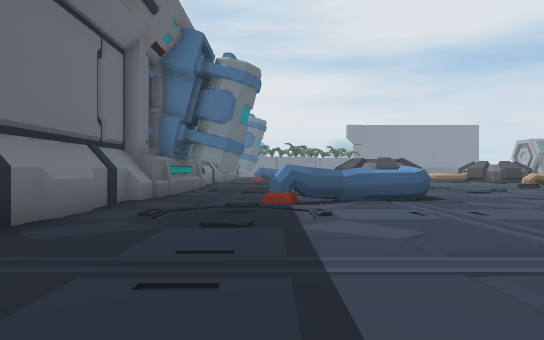
view 1 (above)

21 first-person views from a walk through a Unity game level. The camera is 1.2 m above the floor, looks level and sees 70° across. The floor is counted in squares, 2 m on a side. Each view is taken from the middle of a square. On the plan, view 1 faces up. The plan holds only what a view shows up to about 11 squares ahead; the rest is blank. The place goes on beyond the plan.

view 2
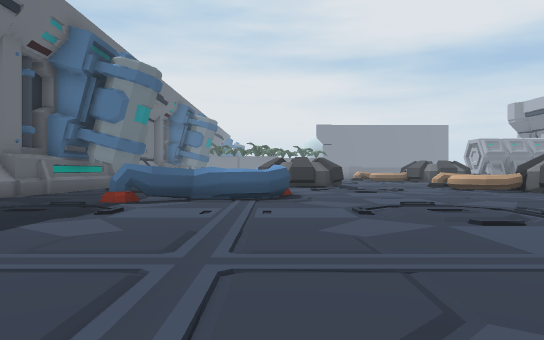

view 3
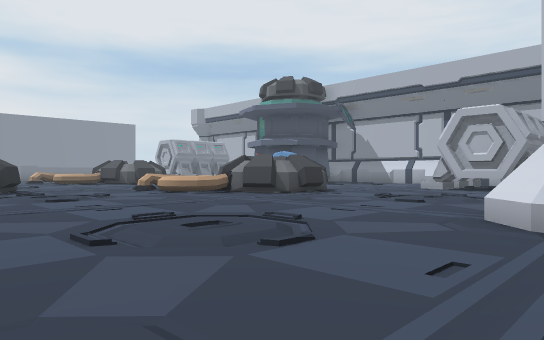

view 4
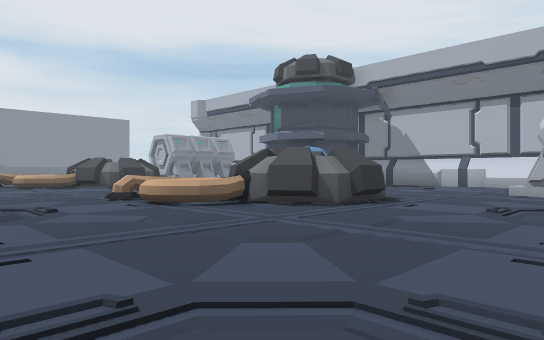

view 5
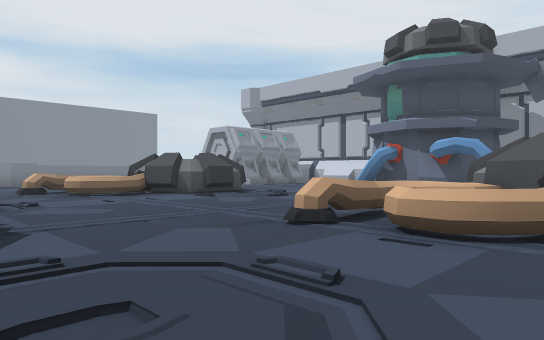

view 6
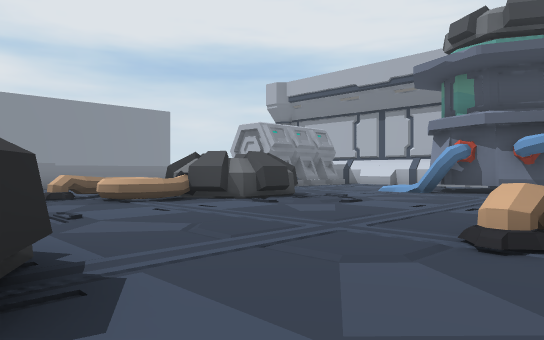

view 7
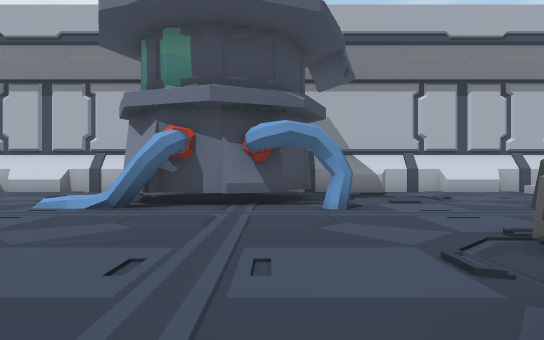

view 8
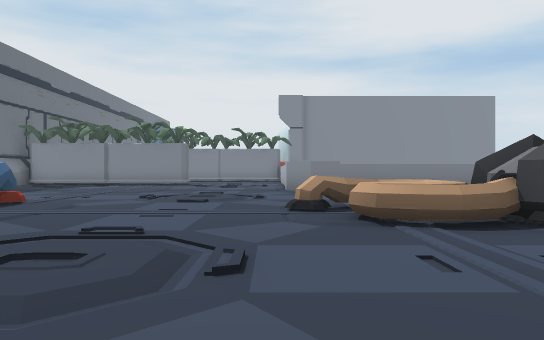

view 9
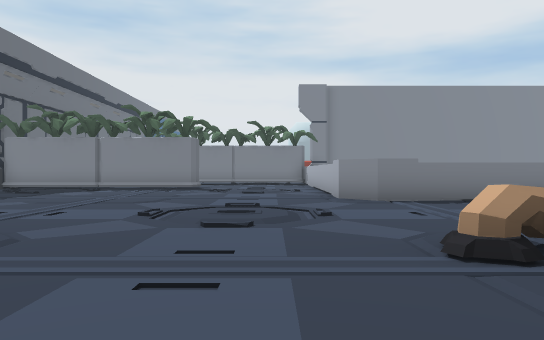

view 10
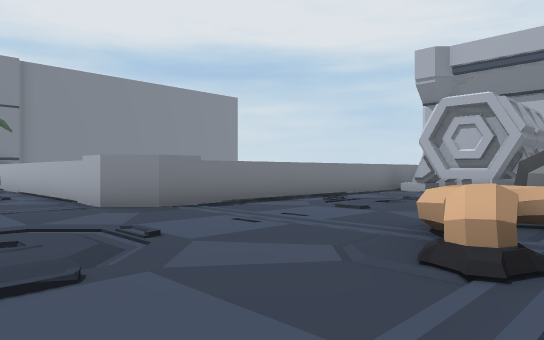

view 11
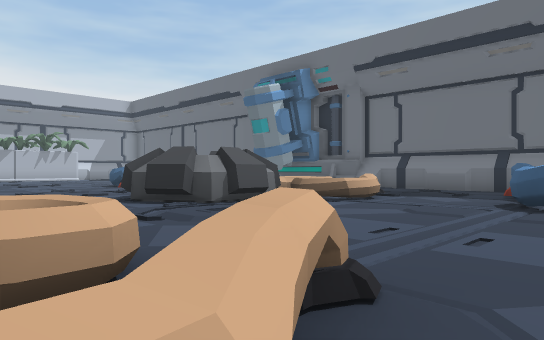

view 12
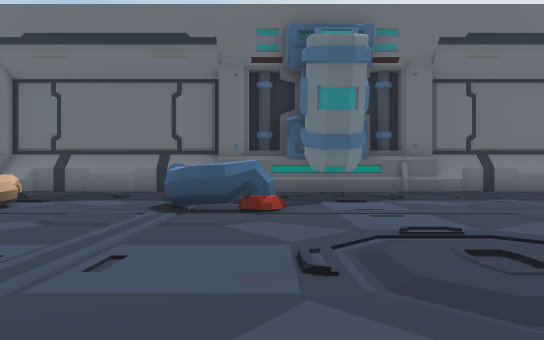

view 13
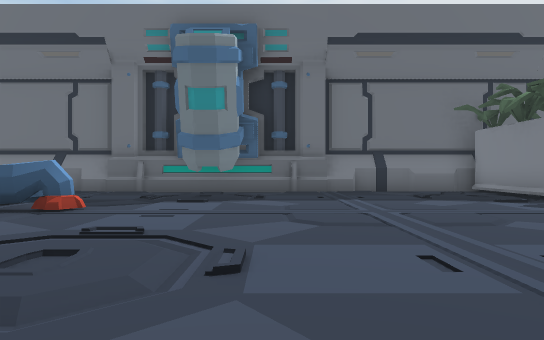

view 14
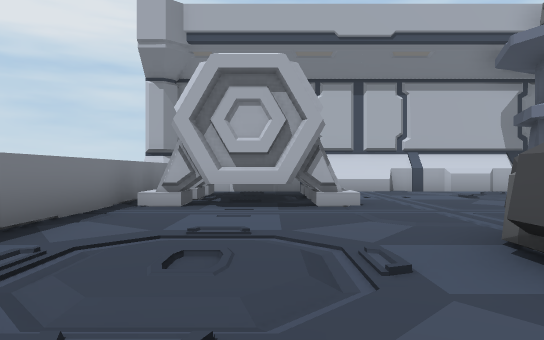

view 15
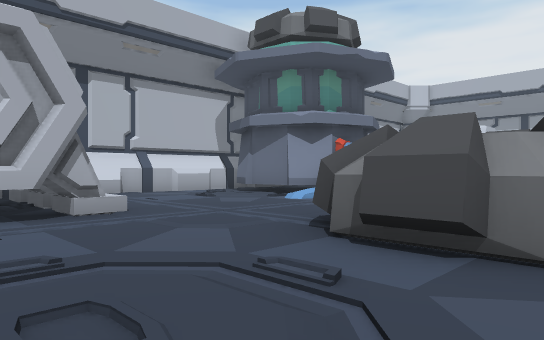

view 16
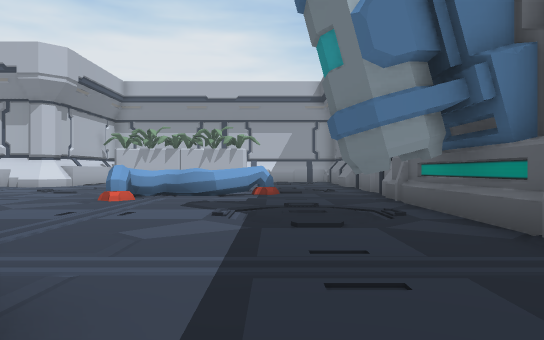

view 17
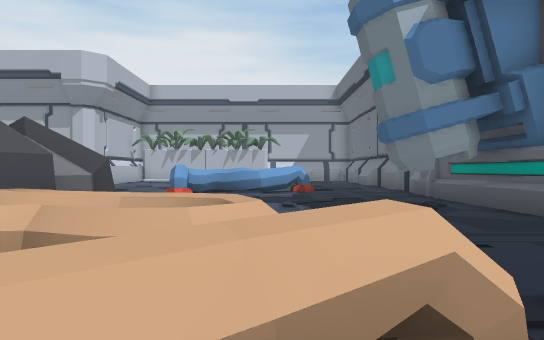

view 18
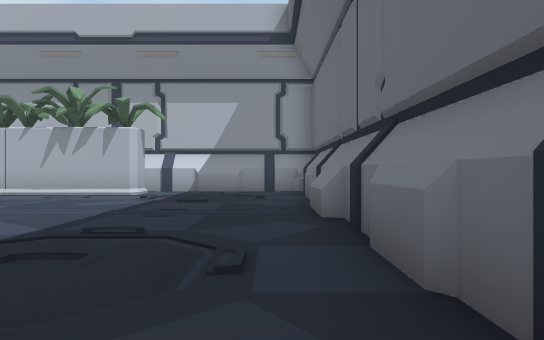

view 19
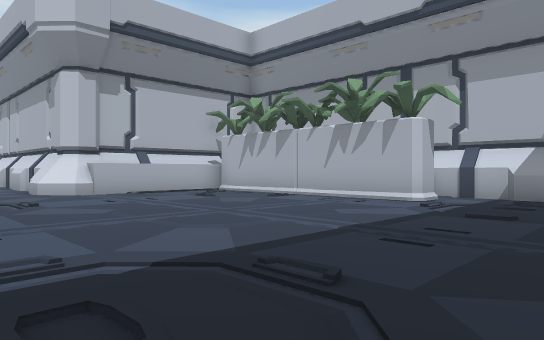

view 20
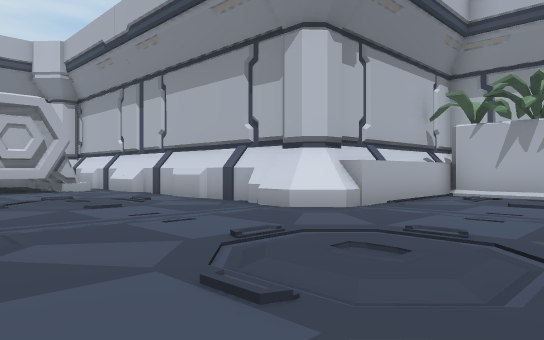

view 21
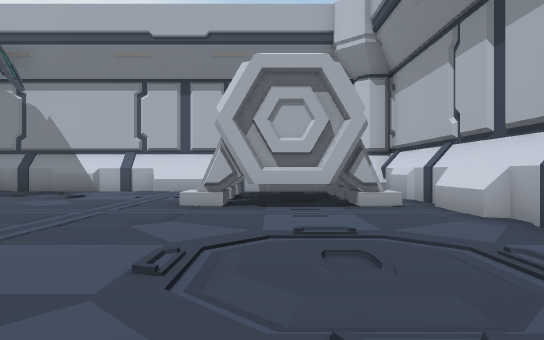

### Floor plan
Key: @ floor where view 1 was taken; # wall or solid block; . floor; / step, stairs or slope; = window, fence, low wall or low ledge; ^ raised ledge.
Columns run from 3 left of view 1 to 20 right of it. Each row starts with its distance up from view 1.
 30 #....     .#
 29 #..........#
 28 #..........#
 27 #..........#
 26 #..........#^####^^#
 25 #..................#
 24 # ................### #
 23 ##................### ##
 22 #....#.............##.##
 21 #...#^.....^^^##.......#
 20 #..^ #.....^^###^......#
 19 #...........^###.......#
 18 #....^........^#.......#
 17 #...^=^............###.#
 16 #...^^###..........#   #
 15 #.....###..........#   #
 14 #.....###..........## .#
 13 #...... ....^^....#....#
 12 ##..........^^^#.......#
 11 ##..........^#  ^......#
 10 #............##  ......#
  9 #.....#.......##.......#
  8 #...^^^................#
  7 #..##..............##. #
  6 #.................###  #
  5 #.................#####
  4 #................../  #
  3 #..........############
  2 #..........#
  1 #..........#
  0 #..@.......#
 -1 #....#######
 -2 #....#
 -3 ######

Where each view was taken, in squares from view 1:
view 1: 0 up, 0 right, facing up
view 2: 0 up, 3 right, facing up
view 3: 2 up, 3 right, facing up-right
view 4: 5 up, 5 right, facing up-right
view 5: 10 up, 5 right, facing up-right
view 6: 12 up, 5 right, facing up-right
view 7: 14 up, 9 right, facing right
view 8: 15 up, 7 right, facing up
view 9: 18 up, 6 right, facing up
view 10: 20 up, 5 right, facing up-right
view 11: 22 up, 9 right, facing down-left
view 12: 22 up, 8 right, facing left
view 13: 25 up, 8 right, facing left
view 14: 23 up, 9 right, facing right
view 15: 24 up, 10 right, facing down-right
view 16: 17 up, 0 right, facing down
view 17: 18 up, 1 right, facing down
view 18: 8 up, 2 left, facing down
view 19: 6 up, 2 left, facing down-right
view 20: 8 up, 4 right, facing down-right
view 21: 6 up, 9 right, facing right
